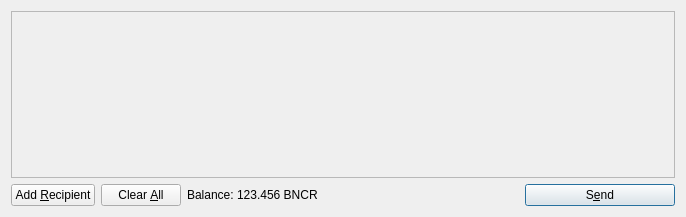
<?xml version="1.0" encoding="UTF-8"?>
<ui version="4.0">
 <class>SendCoinsDialog</class>
 <widget class="QDialog" name="SendCoinsDialog">
  <property name="geometry">
   <rect>
    <x>0</x>
    <y>0</y>
    <width>686</width>
    <height>217</height>
   </rect>
  </property>
  <property name="windowTitle">
   <string>Send Coins</string>
  </property>
  <layout class="QVBoxLayout" name="verticalLayout">
   <item>
    <widget class="QScrollArea" name="scrollArea">
     <property name="widgetResizable">
      <bool>true</bool>
     </property>
     <widget class="QWidget" name="scrollAreaWidgetContents">
      <property name="geometry">
       <rect>
        <x>0</x>
        <y>0</y>
        <width>666</width>
        <height>165</height>
       </rect>
      </property>
      <layout class="QVBoxLayout" name="verticalLayout_2">
       <property name="margin">
        <number>0</number>
       </property>
       <item>
        <layout class="QVBoxLayout" name="entries">
         <property name="spacing">
          <number>6</number>
         </property>
        </layout>
       </item>
       <item>
        <spacer name="verticalSpacer">
         <property name="orientation">
          <enum>Qt::Vertical</enum>
         </property>
         <property name="sizeHint" stdset="0">
          <size>
           <width>20</width>
           <height>40</height>
          </size>
         </property>
        </spacer>
       </item>
      </layout>
     </widget>
    </widget>
   </item>
   <item>
    <layout class="QHBoxLayout" name="horizontalLayout">
     <item>
      <widget class="QPushButton" name="addButton">
       <property name="toolTip">
        <string>Send to multiple recipients at once</string>
       </property>
       <property name="text">
        <string>Add &amp;Recipient</string>
       </property>
       <property name="icon">
        <iconset resource="../bitcoin.qrc">
         <normaloff>:/icons/add</normaloff>:/icons/add</iconset>
       </property>
       <property name="autoDefault">
        <bool>false</bool>
       </property>
      </widget>
     </item>
     <item>
      <widget class="QPushButton" name="clearButton">
       <property name="sizePolicy">
        <sizepolicy hsizetype="Minimum" vsizetype="Fixed">
         <horstretch>0</horstretch>
         <verstretch>0</verstretch>
        </sizepolicy>
       </property>
       <property name="toolTip">
        <string>Remove all transaction fields</string>
       </property>
       <property name="text">
        <string>Clear &amp;All</string>
       </property>
       <property name="icon">
        <iconset resource="../bitcoin.qrc">
         <normaloff>:/icons/remove</normaloff>:/icons/remove</iconset>
       </property>
       <property name="autoRepeatDelay">
        <number>300</number>
       </property>
       <property name="autoDefault">
        <bool>false</bool>
       </property>
      </widget>
     </item>
     <item>
      <layout class="QHBoxLayout" name="horizontalLayout_2">
       <property name="spacing">
        <number>3</number>
       </property>
       <item>
        <widget class="QLabel" name="label">
         <property name="text">
          <string>Balance:</string>
         </property>
        </widget>
       </item>
       <item>
        <widget class="QLabel" name="labelBalance">
         <property name="cursor">
          <cursorShape>IBeamCursor</cursorShape>
         </property>
         <property name="text">
          <string>123.456 BNCR</string>
         </property>
         <property name="textInteractionFlags">
          <set>Qt::LinksAccessibleByMouse|Qt::TextSelectableByKeyboard|Qt::TextSelectableByMouse</set>
         </property>
        </widget>
       </item>
      </layout>
     </item>
     <item>
      <spacer name="horizontalSpacer">
       <property name="orientation">
        <enum>Qt::Horizontal</enum>
       </property>
       <property name="sizeHint" stdset="0">
        <size>
         <width>40</width>
         <height>20</height>
        </size>
       </property>
      </spacer>
     </item>
     <item>
      <widget class="QPushButton" name="sendButton">
       <property name="minimumSize">
        <size>
         <width>150</width>
         <height>0</height>
        </size>
       </property>
       <property name="toolTip">
        <string>Confirm the send action</string>
       </property>
       <property name="text">
        <string>S&amp;end</string>
       </property>
       <property name="icon">
        <iconset resource="../bitcoin.qrc">
         <normaloff>:/icons/send</normaloff>:/icons/send</iconset>
       </property>
       <property name="default">
        <bool>true</bool>
       </property>
      </widget>
     </item>
    </layout>
   </item>
  </layout>
 </widget>
 <resources>
  <include location="../bitcoin.qrc"/>
 </resources>
 <connections/>
</ui>
